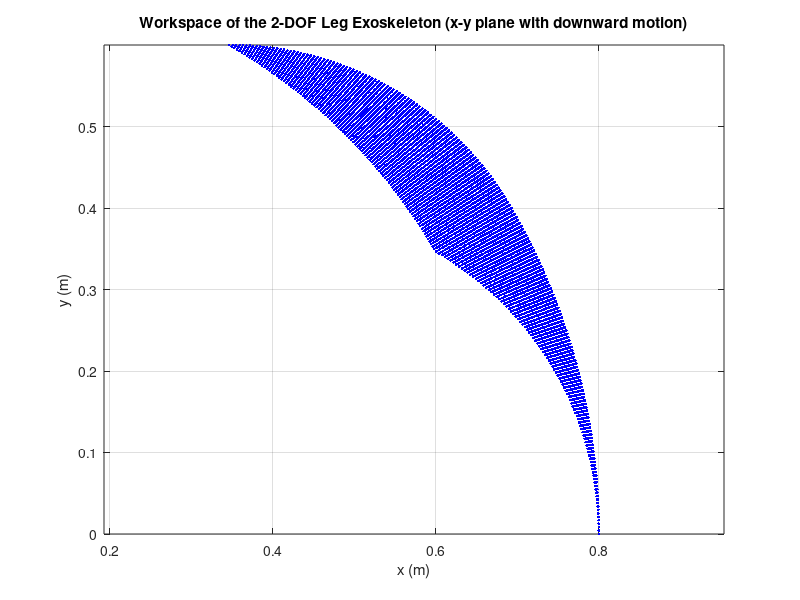

The MATLAB script that drew this image:
% Parameters
a1 = 0.4; % Length of the thigh (in meters)
a2 = 0.4; % Length of the shank (in meters)

% Joint limits for the gait cycle (converted to radians)
theta1_min = deg2rad(0);    % Hip angle for initial contact (heel strike)
theta1_max = deg2rad(30);   % Hip angle for mid-stance
theta2_min = deg2rad(0);    % Knee angle for initial contact (heel strike)
theta2_max = deg2rad(60);   % Knee angle for mid-stance

% Generate theta values
theta1_values = linspace(theta1_min, theta1_max, 100);
theta2_values = linspace(theta2_min, theta2_max, 100);

% Initialize arrays to store coordinates
x_coords = [];
y_coords = [];

% Compute the workspace by iterating over theta1 and theta2
for theta1 = theta1_values
    for theta2 = theta2_values
        x = a1 * cos(theta1) + a2 * cos(theta1 + theta2);
        y = a1 * sin(theta1) + a2 * sin(theta1 + theta2);
        
        % Calculate the negative z (downward motion)
        z = -a2 * sin(theta2);
        
        % Store coordinates
        x_coords = [x_coords, x];
        y_coords = [y_coords, y];
    end
end

% Plot the workspace in 2D
figure;
plot(x_coords, y_coords, 'b.');
title('Workspace of the 2-DOF Leg Exoskeleton (x-y plane with downward motion)');
xlabel('x (m)');
ylabel('y (m)');
grid on;
axis equal;
